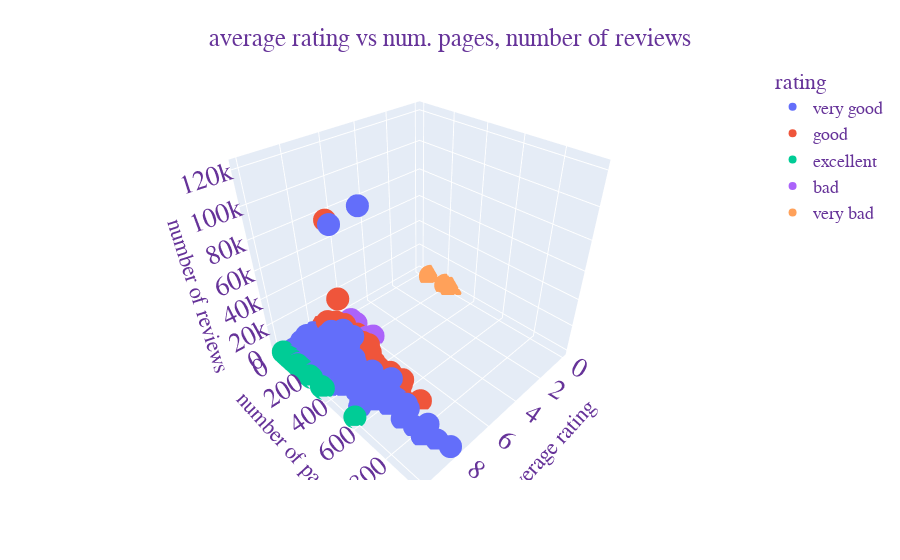

Notebook cell for this chart:
### Code cell
def scatter_3d(dataset,title,x_col,x_title,y_col,y_title,z_col,z_title,color,legend_title):
    fig = px.scatter_3d(dataset,x=x_col,y=y_col,z=z_col,color=color)
    fig.update_layout(
    title=title,
    legend_title=legend_title,
    font=dict(
        family="Courier New, monospace",
        size=18,
        color="RebeccaPurple"
    ) )
    fig.update_layout(
    title={
        'y':0.95,
        'x':0.5,
        'xanchor': 'center',
        'yanchor': 'top'},
        legend={
        'yanchor': 'top'})
        
    fig.update_layout(scene = dict(
                    xaxis_title=x_title,
                    yaxis_title=y_title,
                    zaxis_title=z_title))
    fig.show()
scatter_3d('average rating vs num. pages, number of reviews',
            'average_rating','average rating',
            'number_of_pages','number of pages',
            'number_of_reviews', 'number of reviews',
            'rating_range','rating')

### Figure 1 — Plotly figure (JSON) as saved in the notebook; plotly's stock layout.template omitted (floating-point values rounded to 4 significant figures; data arrays with more than 128 entries replaced by an {"elided": "..."} marker saying what was removed)
{"data": [{"hovertemplate": "rating_range=very good<br>average_rating=%{x}<br>number_of_pages=%{y}<br>number_of_reviews=%{z}<extra></extra>", "legendgroup": "very good", "marker": {"color": "#636efa", "symbol": "circle"}, "mode": "markers", "name": "very good", "scene": "scene", "showlegend": true, "type": "scatter3d", "x": {"elided": "476 float values"}, "y": {"elided": "476 int values"}, "z": {"elided": "476 int values"}}, {"hovertemplate": "rating_range=good<br>average_rating=%{x}<br>number_of_pages=%{y}<br>number_of_reviews=%{z}<extra></extra>", "legendgroup": "good", "marker": {"color": "#EF553B", "symbol": "circle"}, "mode": "markers", "name": "good", "scene": "scene", "showlegend": true, "type": "scatter3d", "x": {"elided": "309 float values"}, "y": {"elided": "309 int values"}, "z": {"elided": "309 int values"}}, {"hovertemplate": "rating_range=excellent<br>average_rating=%{x}<br>number_of_pages=%{y}<br>number_of_reviews=%{z}<extra></extra>", "legendgroup": "excellent", "marker": {"color": "#00cc96", "symbol": "circle"}, "mode": "markers", "name": "excellent", "scene": "scene", "showlegend": true, "type": "scatter3d", "x": [10, 10, 10, 10, 10, 10, 10, 10, 10, 10, 10, 10, 10, 10, 10, 10, 10, 10, 10, 10, 10, 10, 10, 10, 10, 10, 10, 10, 10, 10, 10, 10, 10, 10, 10, 10, 10, 10, 10, 10, 10, 10, 10, 10, 10, 10, 10, 10, 10, 10, 10, 10, 10, 10, 10, 10, 10, 10, 10, 10, 10, 10, 10, 10, 10, 10, 10, 10, 10, 10, 10, 10, 10, 10, 10, 10, 10, 10, 10], "y": [142, 54, 240, 118, 240, 52, 166, 157, 240, 86, 77, 242, 201, 246, 48, 55, 36, 76, 31, 149, 142, 68, 73, 569, 240, 240, 49, 344, 240, 47, 240, 240, 149, 240, 330, 150, 38, 174, 139, 153, 138, 104, 238, 240, 146, 142, 240, 251, 240, 240, 79, 54, 28, 74, 240, 146, 240, 240, 240, 161, 102, 240, 240, 240, 139, 240, 241, 92, 240, 17, 23, 178, 240, 93, 240, 240, 240, 70, 240], "z": [0, 0, 1, 0, 0, 1, 2, 1, 1, 0, 0, 0, 0, 2, 0, 1, 0, 1, 10, 1, 1, 0, 0, 1, 0, 0, 0, 6, 0, 0, 1, 0, 0, 1, 7, 0, 0, 0, 0, 1, 0, 1, 1, 0, 0, 0, 0, 0, 1, 1, 0, 1, 0, 0, 9, 0, 0, 1, 0, 0, 0, 0, 1, 0, 0, 0, 0, 0, 1, 0, 0, 1, 0, 0, 0, 0, 0, 0, 0]}, {"hovertemplate": "rating_range=bad<br>average_rating=%{x}<br>number_of_pages=%{y}<br>number_of_reviews=%{z}<extra></extra>", "legendgroup": "bad", "marker": {"color": "#ab63fa", "symbol": "circle"}, "mode": "markers", "name": "bad", "scene": "scene", "showlegend": true, "type": "scatter3d", "x": [6, 6, 6, 6.3, 6, 6], "y": [104, 64, 68, 224, 61, 240], "z": [22, 0, 0, 5, 0, 0]}, {"hovertemplate": "rating_range=very bad<br>average_rating=%{x}<br>number_of_pages=%{y}<br>number_of_reviews=%{z}<extra></extra>", "legendgroup": "very bad", "marker": {"color": "#FFA15A", "symbol": "circle"}, "mode": "markers", "name": "very bad", "scene": "scene", "showlegend": true, "type": "scatter3d", "x": [0, 0, 0, 0], "y": [216, 88, 210, 252], "z": [0, 0, 0, 0]}], "layout": {"font": {"color": "RebeccaPurple", "family": "Courier New, monospace", "size": 18}, "legend": {"title": {"text": "rating"}, "tracegroupgap": 0, "yanchor": "top"}, "margin": {"t": 60}, "scene": {"domain": {"x": [0, 1], "y": [0, 1]}, "xaxis": {"title": {"text": "average rating"}}, "yaxis": {"title": {"text": "number of pages"}}, "zaxis": {"title": {"text": "number of reviews"}}}, "title": {"text": "average rating vs num. pages, number of reviews", "x": 0.5, "xanchor": "center", "y": 0.95, "yanchor": "top"}}}
